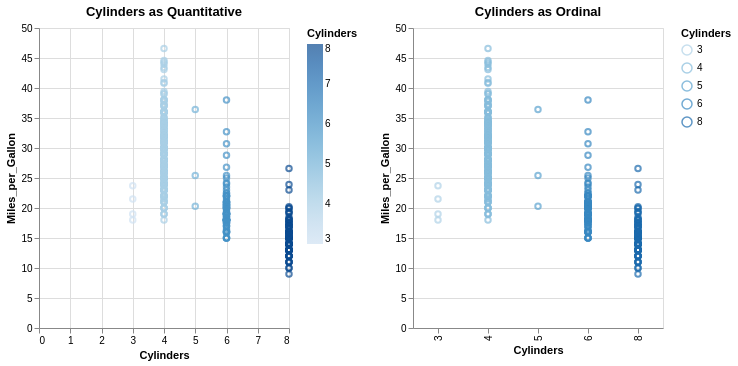

Notebook cell for this chart:
### Code cell
# Example 3: Understanding data types in Altair
# Data types affect how Altair interprets and displays data
# - Q: Quantitative (continuous numbers)
# - O: Ordinal (ordered categories)
# - N: Nominal (unordered categories)
# - T: Temporal (dates/times)

# Compare different encodings of the same data

# Cylinder as quantitative (continuous scale)
chart_q = alt.Chart(cars).mark_point().encode(
    x='Cylinders:Q',  # Quantitative - continuous scale
    y='Miles_per_Gallon',
    color='Cylinders:Q'
).properties(
    title='Cylinders as Quantitative',
    width=250
)

# Cylinder as ordinal (discrete ordered scale)
chart_o = alt.Chart(cars).mark_point().encode(
    x='Cylinders:O',  # Ordinal - discrete categories
    y='Miles_per_Gallon',
    color='Cylinders:O'
).properties(
    title='Cylinders as Ordinal',
    width=250
)

# Display side by side (we'll learn more about composition later)
chart_q | chart_o

### Figure 1 — Vega-Lite specification as saved in the notebook (floating-point values rounded to 4 significant figures; data arrays with more than 128 entries replaced by an {"elided": "..."} marker saying what was removed)
{"config": {"view": {"continuousWidth": 300, "continuousHeight": 300}}, "hconcat": [{"mark": {"type": "point"}, "encoding": {"color": {"field": "Cylinders", "type": "quantitative"}, "x": {"field": "Cylinders", "type": "quantitative"}, "y": {"field": "Miles_per_Gallon", "type": "quantitative"}}, "title": "Cylinders as Quantitative", "width": 250}, {"mark": {"type": "point"}, "encoding": {"color": {"field": "Cylinders", "type": "ordinal"}, "x": {"field": "Cylinders", "type": "ordinal"}, "y": {"field": "Miles_per_Gallon", "type": "quantitative"}}, "title": "Cylinders as Ordinal", "width": 250}], "data": {"name": "data-583e73726c1545c56c203344161a975c"}, "$schema": "https://vega.github.io/schema/vega-lite/v5.20.1.json", "datasets": {"data-583e73726c1545c56c203344161a975c": {"elided": "406 records"}}}
